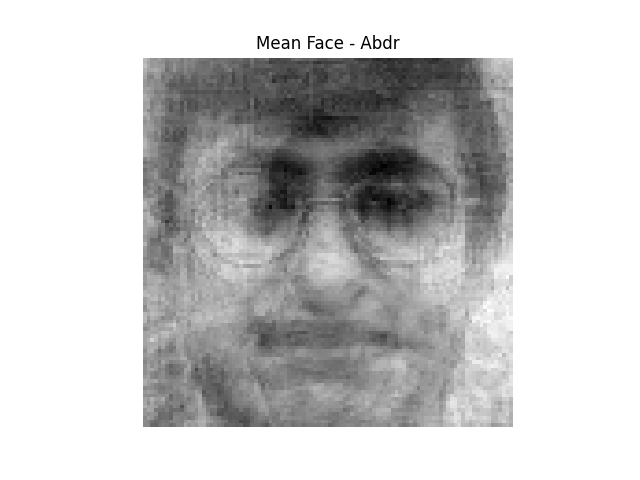
#> input picture output/mean_Abdr.png, 640 x 480 px
$ python -i train.py   (imports and definitions only)
#> lines starting #> are read from the running program, lines starting #| are printed output that depends on the picture
import os
import cv2
import pickle
import numpy as np
import matplotlib.pyplot as plt
from sklearn.decomposition import PCA

# =========================
# SETTINGS
# =========================

TRAIN_DIR = "dataset/train"
TEST_DIR = "dataset/test"

IMG_SIZE = 100
N_COMPONENTS = 20

# =========================
# FACE DETECTOR
# =========================

face_cascade = cv2.CascadeClassifier(
    "haarcascade_frontalface_default.xml"
)

# =========================
# CREATE OUTPUT FOLDERS
# =========================

# [2 lines not run here, left out]

# =========================
# FACE EXTRACTION
# =========================

def extract_face(image_path):

#> called with image_path = 'output/mean_Abdr.png'
    img = cv2.imread(image_path)
#> img is the input picture: shape (480, 640, 3); min 0, max 255, mean 199.5

    if img is None:
        return None

    gray = cv2.cvtColor(
        img,
        cv2.COLOR_BGR2GRAY
    )

    gray = cv2.equalizeHist(gray)
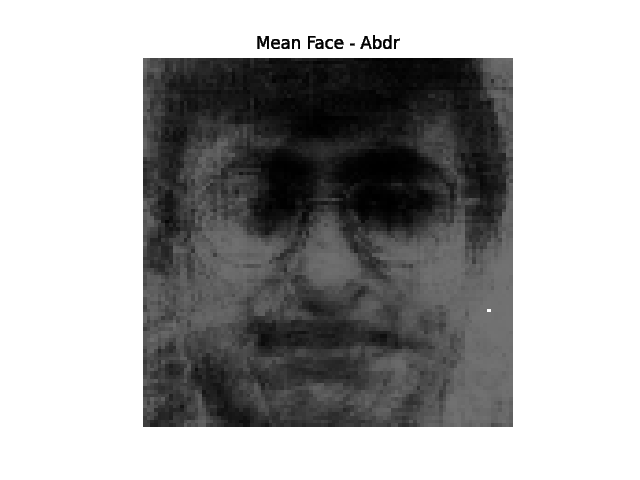
#> gray: shape (480, 640); min 0, max 255, mean 166.6

    faces = face_cascade.detectMultiScale(
        gray,
        scaleFactor=1.2,
        minNeighbors=6,
        minSize=(80, 80)
    )
#> faces = [[163, 77, 340, 340]]

    if len(faces) > 0:

        faces = sorted(
            faces,
            key=lambda f: f[2] * f[3],
            reverse=True
        )

        x, y, w, h = faces[0]
#> x = 163; y = 77; w = 340; h = 340

        face = gray[y:y+h, x:x+w]
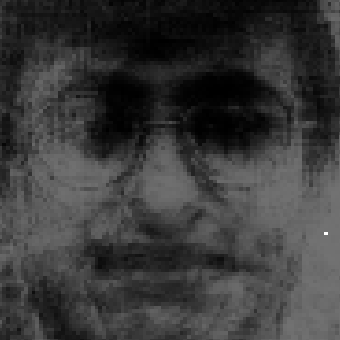
#> face: shape (340, 340); min 0, max 255, mean 56.9

    else:

        face = gray

    face = cv2.resize(
        face,
        (IMG_SIZE, IMG_SIZE)
    )
#> face: shape (100, 100)

    face = cv2.equalizeHist(face)
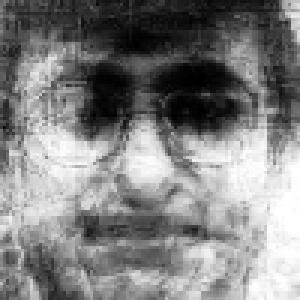
#> face: shape (100, 100) (shown 3 times larger); min 0, max 255, mean 128.2

    return face.flatten()

# =========================
# TRAIN PERSON MODELS
# =========================

models = {}

# [157 lines not run here, left out]

THRESHOLD = 7000

overall_correct = 0
overall_total = 0

# [81 lines not run here, left out]

# [1 line that did not run here, left out]

# [7 lines not run here, left out]

>>> result = extract_face('output/mean_Abdr.png')
#> result = 10000 values, max 255 at index 5599, min 0 at index 1246, mean 128.2
